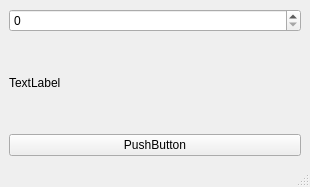
<?xml version="1.0" encoding="UTF-8"?>
<ui version="4.0">
 <class>MainWindow</class>
 <widget class="QMainWindow" name="MainWindow">
  <property name="geometry">
   <rect>
    <x>0</x>
    <y>0</y>
    <width>310</width>
    <height>187</height>
   </rect>
  </property>
  <property name="windowTitle">
   <string>MainWindow</string>
  </property>
  <widget class="QWidget" name="centralwidget">
   <layout class="QGridLayout" name="gridLayout">
    <item row="0" column="0">
     <layout class="QVBoxLayout" name="verticalLayout">
      <item>
       <widget class="QSpinBox" name="spinBox_amount"/>
      </item>
      <item>
       <widget class="QLabel" name="label_even_odd">
        <property name="text">
         <string>TextLabel</string>
        </property>
       </widget>
      </item>
      <item>
       <widget class="QPushButton" name="pushButton_reset">
        <property name="text">
         <string>PushButton</string>
        </property>
       </widget>
      </item>
     </layout>
    </item>
   </layout>
  </widget>
  <widget class="QMenuBar" name="menubar">
   <property name="geometry">
    <rect>
     <x>0</x>
     <y>0</y>
     <width>310</width>
     <height>22</height>
    </rect>
   </property>
  </widget>
  <widget class="QStatusBar" name="statusbar"/>
 </widget>
 <resources/>
 <connections/>
</ui>
